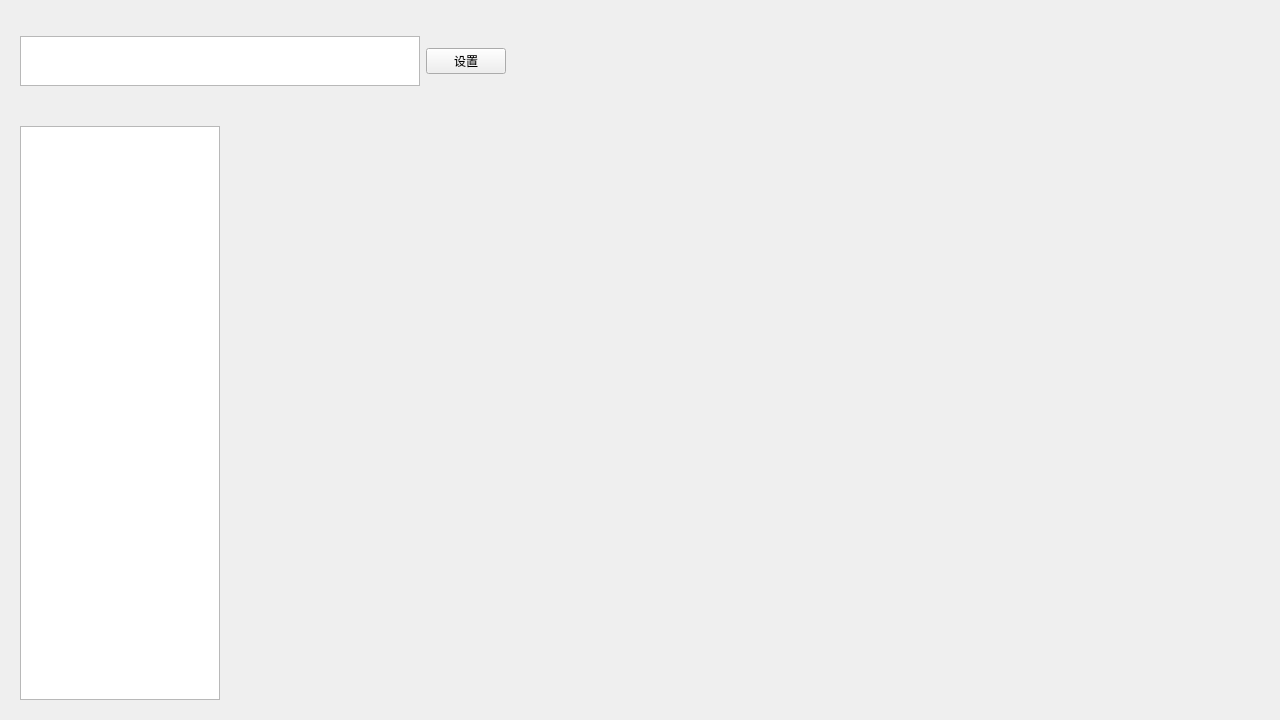
<?xml version="1.0" encoding="UTF-8"?>
<ui version="4.0">
 <class>tabForm</class>
 <widget class="QWidget" name="tabForm">
  <property name="geometry">
   <rect>
    <x>0</x>
    <y>0</y>
    <width>1280</width>
    <height>720</height>
   </rect>
  </property>
  <property name="maximumSize">
   <size>
    <width>1280</width>
    <height>720</height>
   </size>
  </property>
  <property name="windowTitle">
   <string>Form</string>
  </property>
  <layout class="QVBoxLayout" name="verticalLayout">
   <item alignment="Qt::AlignLeft|Qt::AlignTop">
    <widget class="QWidget" name="gameView" native="true">
     <property name="minimumSize">
      <size>
       <width>0</width>
       <height>100</height>
      </size>
     </property>
     <property name="maximumSize">
      <size>
       <width>16777215</width>
       <height>100</height>
      </size>
     </property>
     <layout class="QHBoxLayout" name="horizontalLayout_2">
      <item>
       <widget class="QTextEdit" name="tedProject">
        <property name="minimumSize">
         <size>
          <width>400</width>
          <height>50</height>
         </size>
        </property>
        <property name="maximumSize">
         <size>
          <width>400</width>
          <height>50</height>
         </size>
        </property>
       </widget>
      </item>
      <item>
       <widget class="QPushButton" name="btnSetting">
        <property name="text">
         <string>设置</string>
        </property>
       </widget>
      </item>
     </layout>
    </widget>
   </item>
   <item>
    <widget class="QWidget" name="contentView" native="true">
     <layout class="QHBoxLayout" name="horizontalLayout">
      <item>
       <widget class="QListWidget" name="listWidget">
        <property name="maximumSize">
         <size>
          <width>200</width>
          <height>16777215</height>
         </size>
        </property>
       </widget>
      </item>
      <item>
       <widget class="QWidget" name="widget_2" native="true"/>
      </item>
     </layout>
    </widget>
   </item>
  </layout>
  <zorder>contentView</zorder>
  <zorder>gameView</zorder>
 </widget>
 <resources/>
 <connections/>
</ui>
